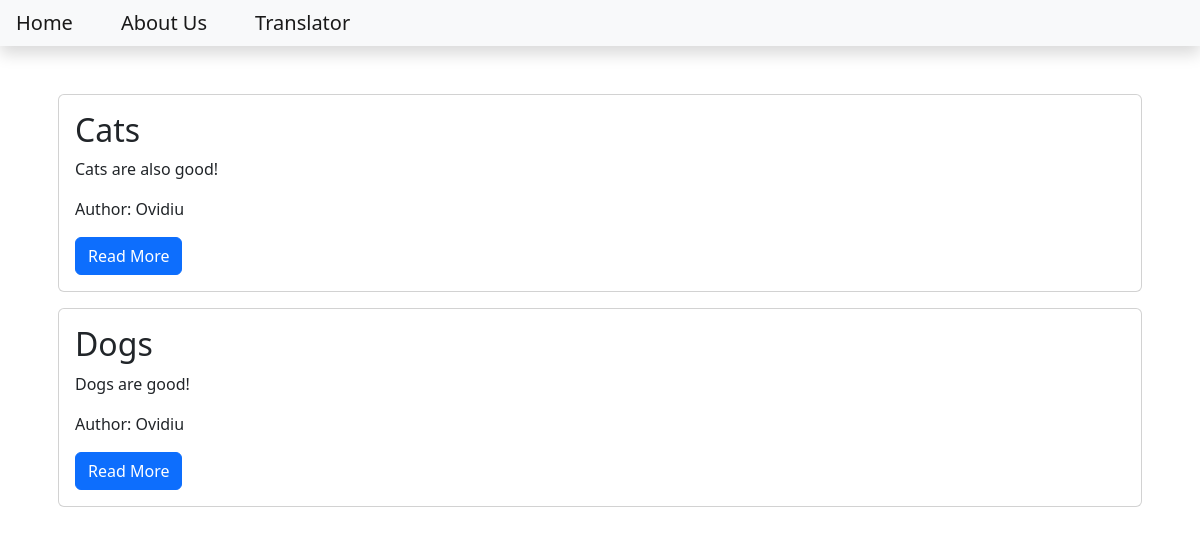
The app's page /, older data.
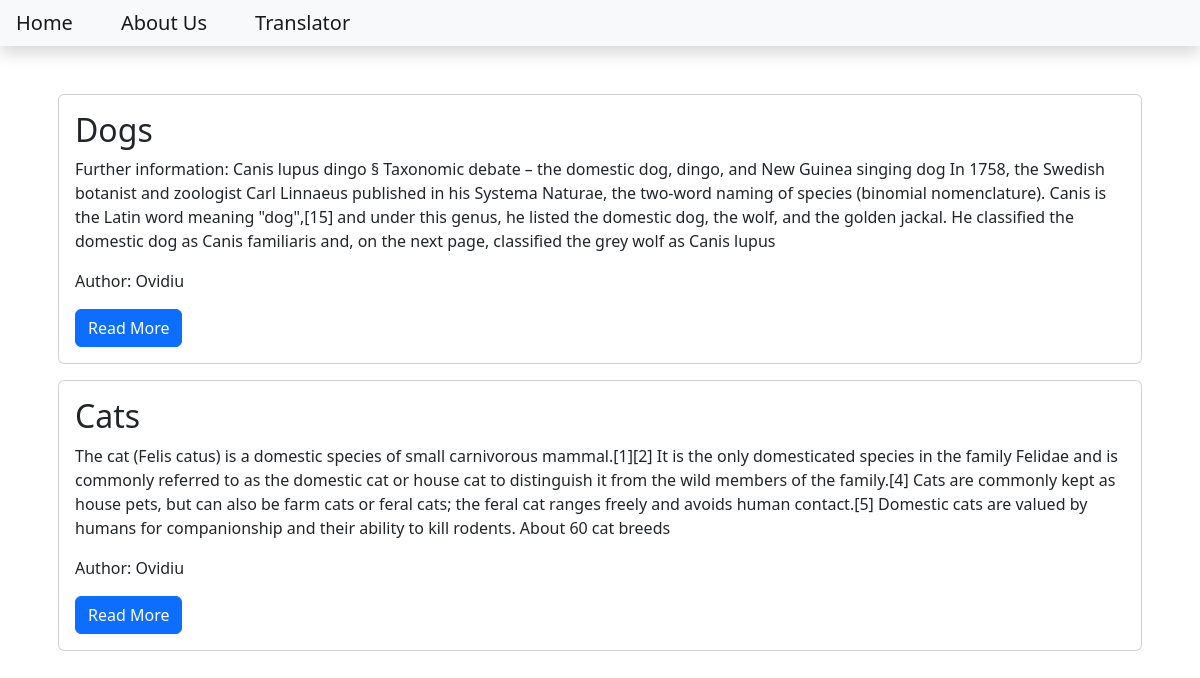
The same page, newer data.
### blog/models.py (models this page shows, shortened)
class Post(models.Model):
    title = models.CharField(max_length=200)
    content = models.TextField()
    date_created = models.DateTimeField(auto_now_add=True)
    slug = models.SlugField(max_length=200,unique=True)
    author = models.ForeignKey(to=User, on_delete=models.CASCADE)
    status = models.IntegerField(choices=STATUS, default=0)

### blog/views.py (the view)
# urls.py: path('', views.PostList.as_view(), name='home')
class PostList(generic.ListView):
    queryset = Post.objects.filter(status=1).order_by('date_created')
    template_name = 'index.html'

### templates/index.html
{% extends 'base.html' %} {% block content %}
<div class="container">
  {% for post in post_list %}
  <div class="card m-3">
    <div class="card-body">
      <h2 class="card-title">{{post.title}}</h2>
      <p class="card-text">{{post.content | slice:"500"}}</p>
      <p class="card-text">Author: {{post.author | title}}</p>
      <a class="btn btn-primary" href="{% url 'blog_view' post.slug %}"
        >Read More</a
      >
    </div>
  </div>
  {% endfor %}
</div>
{% endblock content %}

### templates/base.html (shortened to what this page needs)
<!DOCTYPE html>
<html lang="en">
<head>
    <link
      href="https://cdn.jsdelivr.net/npm/bootstrap@5.2.3/dist/css/bootstrap.min.css"
      rel="stylesheet"
    />
</head>
<body>
<nav
    class="navbar navbar-expand-lg navbar-light bg-light shadow mb-5"
    id="mainNav"
>
    <div class="collapse navbar-collapse" id="navbarResponsive">
    <ul class="navbar-nav ml-auto">
        <li class="nav-item">
        <a class="navbar-brand p-3" href="{% url 'home' %}">Home</a>
        </li>
        <li>
        <a class="navbar-brand p-3" href="{% url 'about_view' %}"
            >About Us</a
        >
        </li>
        <li>
        <a class="navbar-brand p-3" href="{% url 'translator_view' %}"
            >Translator</a
        >
        </li>
    </ul>
    </div>
</nav>
{% block content %}
{% endblock content %}
</body>
</html>

Row changes from the older to the newer data that the page shows:
changed Post "Dogs": content "Dogs are good!" → "Further information: Canis lupus dingo § Taxonomic debate – the domestic dog, dingo, and New Guinea singing dog In 1758, the Swedish botanist and zoologist Carl Linnaeus published in his Systema Naturae, the two-word naming of species (binomial nomenclature). Canis is the Latin word meaning \"dog\",[15] and under this genus, he listed the domestic dog, the wolf, and the golden jackal. He classified the domestic dog as Canis familiaris and, on the next page, classified the grey wolf as Canis lupus"; moves up the list
changed Post "Cats": content "Cats are also good!" → "The cat (Felis catus) is a domestic species of small carnivorous mammal.[1][2] It is the only domesticated species in the family Felidae and is commonly referred to as the domestic cat or house cat to distinguish it from the wild members of the family.[4] Cats are commonly kept as house pets, but can also be farm cats or feral cats; the feral cat ranges freely and avoids human contact.[5] Domestic cats are valued by humans for companionship and their ability to kill rodents. About 60 cat breeds"
